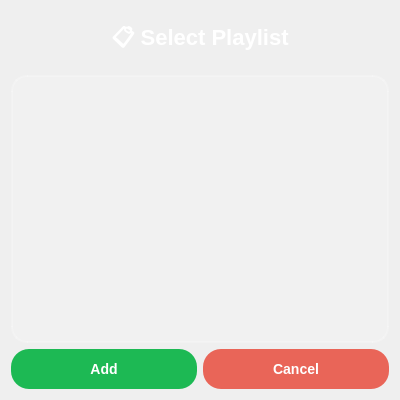
<?xml version="1.0" encoding="UTF-8"?>
<ui version="4.0">
 <class>SelectPlaylistDialog</class>
 <widget class="QDialog" name="SelectPlaylistDialog">
  <property name="geometry">
   <rect>
    <x>0</x>
    <y>0</y>
    <width>400</width>
    <height>400</height>
   </rect>
  </property>
  <property name="windowTitle">
   <string>Dialog</string>
  </property>
  <property name="styleSheet">
   <string notr="true">QDialog#SelectPlaylistDialog {
    background-color: qlineargradient(
        x1: 0, y1: 0, x2: 1, y2: 1,
        stop: 0 #1DB954,
        stop: 1 #191414
    );
}</string>
  </property>
  <layout class="QVBoxLayout" name="verticalLayout_2">
   <item>
    <layout class="QVBoxLayout" name="verticalLayout">
     <item>
      <widget class="QLabel" name="titleLabel">
       <property name="styleSheet">
        <string notr="true">QLabel#titleLabel {
    font-size: 22px;
    font-weight: bold;
    color: white;
    padding: 10px;
}</string>
       </property>
       <property name="text">
        <string>📋 Select Playlist</string>
       </property>
       <property name="alignment">
        <set>Qt::AlignmentFlag::AlignCenter</set>
       </property>
      </widget>
     </item>
     <item>
      <widget class="QListWidget" name="playlistList">
       <property name="styleSheet">
        <string notr="true">QListWidget#playlistList {
    background-color: rgba(255, 255, 255, 0.12);
    border: 2px solid rgba(255, 255, 255, 0.2);
    border-radius: 16px;
    padding: 10px;
    font-size: 14px;
    outline: none;
}
QListWidget#playlistList::item {
    color: white;
    padding: 12px 18px;
    margin: 4px 6px;
    border-radius: 10px;
    background-color: rgba(255, 255, 255, 0.05);
    border: 1px solid rgba(255, 255, 255, 0.08);
}
QListWidget#playlistList::item:selected {
    background-color: rgba(29, 185, 84, 0.5);
    border: 1px solid #1DB954;
    color: white;
}
QListWidget#playlistList::item:hover {
    background-color: rgba(255, 255, 255, 0.15);
    border: 1px solid rgba(255, 255, 255, 0.25);
}</string>
       </property>
      </widget>
     </item>
     <item>
      <layout class="QHBoxLayout" name="horizontalLayout">
       <item>
        <widget class="QPushButton" name="addButton">
         <property name="styleSheet">
          <string notr="true">QPushButton#addButton {
    background-color: #1DB954;
    color: white;
    border: none;
    border-radius: 18px;
    padding: 12px 35px;
    font-weight: bold;
    font-size: 14px;
    min-width: 80px;
}
QPushButton#addButton:hover {
    background-color: #1ed760;
}
QPushButton#addButton:pressed {
    background-color: #1aa34a;
}</string>
         </property>
         <property name="text">
          <string>Add</string>
         </property>
        </widget>
       </item>
       <item>
        <widget class="QPushButton" name="cancelButton">
         <property name="styleSheet">
          <string notr="true">QPushButton#cancelButton {
    background-color: rgba(231, 76, 60, 0.85);
    color: white;
    border: none;
    border-radius: 18px;
    padding: 12px 35px;
    font-weight: bold;
    font-size: 14px;
    min-width: 80px;
}
QPushButton#cancelButton:hover {
    background-color: rgba(231, 76, 60, 1.0);
}
QPushButton#cancelButton:pressed {
    background-color: rgba(192, 57, 43, 1.0);
}</string>
         </property>
         <property name="text">
          <string>Cancel</string>
         </property>
        </widget>
       </item>
      </layout>
     </item>
    </layout>
   </item>
  </layout>
 </widget>
 <resources/>
 <connections/>
</ui>
